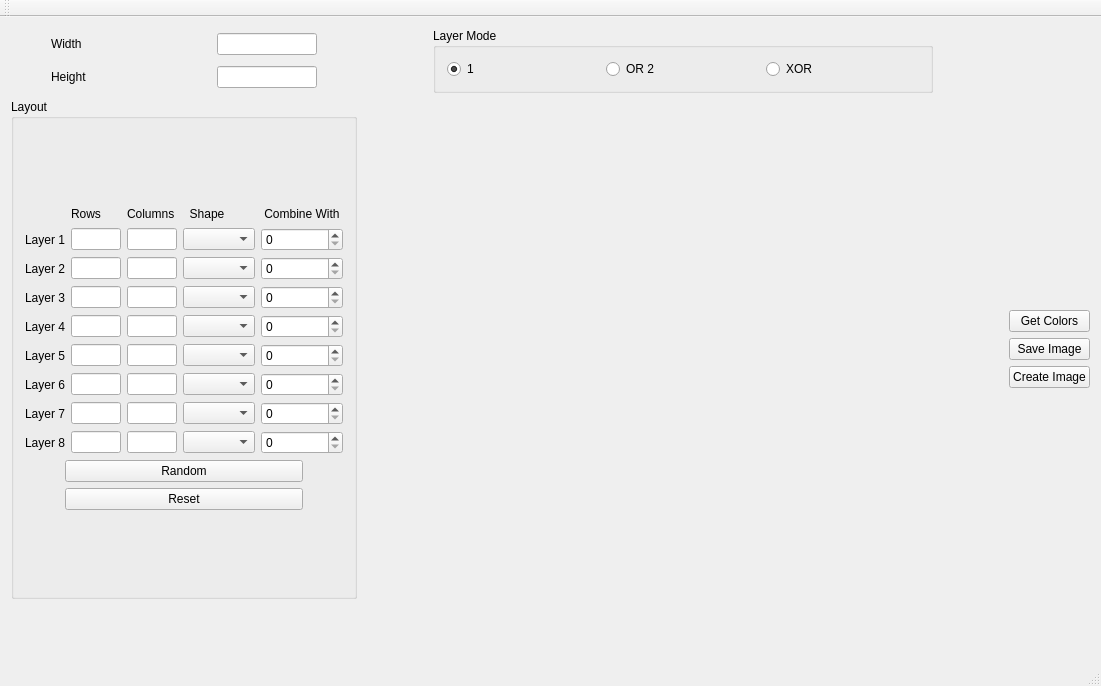
<?xml version="1.0" encoding="UTF-8"?>
<ui version="4.0">
 <class>MainWindow</class>
 <widget class="QMainWindow" name="MainWindow">
  <property name="geometry">
   <rect>
    <x>0</x>
    <y>0</y>
    <width>1101</width>
    <height>686</height>
   </rect>
  </property>
  <property name="windowTitle">
   <string>MainWindow</string>
  </property>
  <widget class="QWidget" name="centralWidget">
   <layout class="QGridLayout" name="gridLayout_10">
    <item row="0" column="0">
     <layout class="QGridLayout" name="gridLayout_9">
      <item row="0" column="0">
       <layout class="QGridLayout" name="gridLayout_8">
        <item row="0" column="4">
         <layout class="QHBoxLayout" name="horizontalLayout_4"/>
        </item>
        <item row="1" column="3">
         <spacer name="horizontalSpacer_4">
          <property name="orientation">
           <enum>Qt::Horizontal</enum>
          </property>
          <property name="sizeHint" stdset="0">
           <size>
            <width>40</width>
            <height>20</height>
           </size>
          </property>
         </spacer>
        </item>
        <item row="0" column="2">
         <widget class="QGroupBox" name="gb_lymode">
          <property name="title">
           <string>Layer Mode</string>
          </property>
          <layout class="QGridLayout" name="gridLayout_4">
           <item row="0" column="0">
            <layout class="QHBoxLayout" name="horizontalLayout_3">
             <item>
              <widget class="QRadioButton" name="rb_lyr_1">
               <property name="text">
                <string>1</string>
               </property>
               <property name="checked">
                <bool>true</bool>
               </property>
              </widget>
             </item>
             <item>
              <widget class="QRadioButton" name="rb_ly_or">
               <property name="text">
                <string>OR 2</string>
               </property>
              </widget>
             </item>
             <item>
              <widget class="QRadioButton" name="rb_ly_xor">
               <property name="text">
                <string>XOR</string>
               </property>
              </widget>
             </item>
            </layout>
           </item>
          </layout>
         </widget>
        </item>
        <item row="1" column="2">
         <widget class="QLabel" name="lbl_display">
          <property name="minimumSize">
           <size>
            <width>500</width>
            <height>500</height>
           </size>
          </property>
          <property name="text">
           <string/>
          </property>
         </widget>
        </item>
        <item row="1" column="4">
         <layout class="QVBoxLayout" name="verticalLayout_3">
          <item>
           <layout class="QGridLayout" name="gridLayout_7">
            <item row="0" column="0">
             <layout class="QVBoxLayout" name="verticalLayout_2">
              <item>
               <widget class="QPushButton" name="btn_get_clr">
                <property name="text">
                 <string>Get Colors</string>
                </property>
               </widget>
              </item>
              <item>
               <widget class="QPushButton" name="btn_save_img">
                <property name="text">
                 <string>Save Image</string>
                </property>
               </widget>
              </item>
              <item>
               <widget class="QPushButton" name="btn_create_img">
                <property name="text">
                 <string>Create Image</string>
                </property>
               </widget>
              </item>
             </layout>
            </item>
           </layout>
          </item>
          <item>
           <layout class="QHBoxLayout" name="horizontalLayout_5"/>
          </item>
         </layout>
        </item>
        <item row="1" column="1">
         <spacer name="horizontalSpacer_3">
          <property name="orientation">
           <enum>Qt::Horizontal</enum>
          </property>
          <property name="sizeHint" stdset="0">
           <size>
            <width>40</width>
            <height>20</height>
           </size>
          </property>
         </spacer>
        </item>
        <item row="1" column="0">
         <layout class="QVBoxLayout" name="verticalLayout_4">
          <item>
           <widget class="QGroupBox" name="gb_ly">
            <property name="title">
             <string>Layout</string>
            </property>
            <layout class="QGridLayout" name="gridLayout_5">
             <item row="0" column="0">
              <layout class="QGridLayout" name="gridLayout_2">
               <item row="0" column="0">
                <layout class="QGridLayout" name="gridLayout">
                 <item row="5" column="1">
                  <widget class="QLineEdit" name="le_r5">
                   <property name="sizePolicy">
                    <sizepolicy hsizetype="Expanding" vsizetype="Fixed">
                     <horstretch>0</horstretch>
                     <verstretch>0</verstretch>
                    </sizepolicy>
                   </property>
                   <property name="minimumSize">
                    <size>
                     <width>0</width>
                     <height>0</height>
                    </size>
                   </property>
                   <property name="maximumSize">
                    <size>
                     <width>50</width>
                     <height>16777215</height>
                    </size>
                   </property>
                  </widget>
                 </item>
                 <item row="1" column="4">
                  <widget class="QComboBox" name="comboBox"/>
                 </item>
                 <item row="4" column="4">
                  <widget class="QComboBox" name="comboBox_4"/>
                 </item>
                 <item row="6" column="1">
                  <widget class="QLineEdit" name="le_r6">
                   <property name="sizePolicy">
                    <sizepolicy hsizetype="Expanding" vsizetype="Fixed">
                     <horstretch>0</horstretch>
                     <verstretch>0</verstretch>
                    </sizepolicy>
                   </property>
                   <property name="minimumSize">
                    <size>
                     <width>0</width>
                     <height>0</height>
                    </size>
                   </property>
                   <property name="maximumSize">
                    <size>
                     <width>50</width>
                     <height>16777215</height>
                    </size>
                   </property>
                  </widget>
                 </item>
                 <item row="1" column="2">
                  <widget class="QLineEdit" name="le_c1">
                   <property name="sizePolicy">
                    <sizepolicy hsizetype="Expanding" vsizetype="Fixed">
                     <horstretch>0</horstretch>
                     <verstretch>0</verstretch>
                    </sizepolicy>
                   </property>
                   <property name="minimumSize">
                    <size>
                     <width>0</width>
                     <height>0</height>
                    </size>
                   </property>
                   <property name="maximumSize">
                    <size>
                     <width>50</width>
                     <height>16777215</height>
                    </size>
                   </property>
                  </widget>
                 </item>
                 <item row="2" column="1">
                  <widget class="QLineEdit" name="le_r2">
                   <property name="sizePolicy">
                    <sizepolicy hsizetype="Expanding" vsizetype="Fixed">
                     <horstretch>0</horstretch>
                     <verstretch>0</verstretch>
                    </sizepolicy>
                   </property>
                   <property name="minimumSize">
                    <size>
                     <width>0</width>
                     <height>0</height>
                    </size>
                   </property>
                   <property name="maximumSize">
                    <size>
                     <width>50</width>
                     <height>16777215</height>
                    </size>
                   </property>
                  </widget>
                 </item>
                 <item row="2" column="0">
                  <widget class="QLabel" name="lbl_layer2">
                   <property name="text">
                    <string>Layer 2</string>
                   </property>
                  </widget>
                 </item>
                 <item row="5" column="2">
                  <widget class="QLineEdit" name="le_c5">
                   <property name="sizePolicy">
                    <sizepolicy hsizetype="Expanding" vsizetype="Fixed">
                     <horstretch>0</horstretch>
                     <verstretch>0</verstretch>
                    </sizepolicy>
                   </property>
                   <property name="minimumSize">
                    <size>
                     <width>0</width>
                     <height>0</height>
                    </size>
                   </property>
                   <property name="maximumSize">
                    <size>
                     <width>50</width>
                     <height>16777215</height>
                    </size>
                   </property>
                  </widget>
                 </item>
                 <item row="6" column="4">
                  <widget class="QComboBox" name="comboBox_6"/>
                 </item>
                 <item row="3" column="1">
                  <widget class="QLineEdit" name="le_r3">
                   <property name="sizePolicy">
                    <sizepolicy hsizetype="Expanding" vsizetype="Fixed">
                     <horstretch>0</horstretch>
                     <verstretch>0</verstretch>
                    </sizepolicy>
                   </property>
                   <property name="minimumSize">
                    <size>
                     <width>0</width>
                     <height>0</height>
                    </size>
                   </property>
                   <property name="maximumSize">
                    <size>
                     <width>50</width>
                     <height>16777215</height>
                    </size>
                   </property>
                  </widget>
                 </item>
                 <item row="3" column="2">
                  <widget class="QLineEdit" name="le_c3">
                   <property name="sizePolicy">
                    <sizepolicy hsizetype="Expanding" vsizetype="Fixed">
                     <horstretch>0</horstretch>
                     <verstretch>0</verstretch>
                    </sizepolicy>
                   </property>
                   <property name="minimumSize">
                    <size>
                     <width>0</width>
                     <height>0</height>
                    </size>
                   </property>
                   <property name="maximumSize">
                    <size>
                     <width>50</width>
                     <height>16777215</height>
                    </size>
                   </property>
                  </widget>
                 </item>
                 <item row="4" column="0">
                  <widget class="QLabel" name="lbl_layer4">
                   <property name="text">
                    <string>Layer 4</string>
                   </property>
                  </widget>
                 </item>
                 <item row="2" column="2">
                  <widget class="QLineEdit" name="le_c2">
                   <property name="sizePolicy">
                    <sizepolicy hsizetype="Expanding" vsizetype="Fixed">
                     <horstretch>0</horstretch>
                     <verstretch>0</verstretch>
                    </sizepolicy>
                   </property>
                   <property name="minimumSize">
                    <size>
                     <width>0</width>
                     <height>0</height>
                    </size>
                   </property>
                   <property name="maximumSize">
                    <size>
                     <width>50</width>
                     <height>16777215</height>
                    </size>
                   </property>
                  </widget>
                 </item>
                 <item row="3" column="4">
                  <widget class="QComboBox" name="comboBox_3"/>
                 </item>
                 <item row="8" column="4">
                  <widget class="QComboBox" name="comboBox_8"/>
                 </item>
                 <item row="4" column="1">
                  <widget class="QLineEdit" name="le_r4">
                   <property name="sizePolicy">
                    <sizepolicy hsizetype="Expanding" vsizetype="Fixed">
                     <horstretch>0</horstretch>
                     <verstretch>0</verstretch>
                    </sizepolicy>
                   </property>
                   <property name="minimumSize">
                    <size>
                     <width>0</width>
                     <height>0</height>
                    </size>
                   </property>
                   <property name="maximumSize">
                    <size>
                     <width>50</width>
                     <height>16777215</height>
                    </size>
                   </property>
                  </widget>
                 </item>
                 <item row="0" column="1">
                  <widget class="QLabel" name="lbl_rows">
                   <property name="maximumSize">
                    <size>
                     <width>16777215</width>
                     <height>20</height>
                    </size>
                   </property>
                   <property name="text">
                    <string>Rows</string>
                   </property>
                  </widget>
                 </item>
                 <item row="7" column="0">
                  <widget class="QLabel" name="lbl_layer7">
                   <property name="text">
                    <string>Layer 7</string>
                   </property>
                  </widget>
                 </item>
                 <item row="5" column="0">
                  <widget class="QLabel" name="lbl_layer5">
                   <property name="text">
                    <string>Layer 5</string>
                   </property>
                  </widget>
                 </item>
                 <item row="1" column="0">
                  <widget class="QLabel" name="lbl_layer1">
                   <property name="text">
                    <string>Layer 1</string>
                   </property>
                  </widget>
                 </item>
                 <item row="7" column="4">
                  <widget class="QComboBox" name="comboBox_7"/>
                 </item>
                 <item row="5" column="4">
                  <widget class="QComboBox" name="comboBox_5"/>
                 </item>
                 <item row="1" column="1">
                  <widget class="QLineEdit" name="le_r1">
                   <property name="sizePolicy">
                    <sizepolicy hsizetype="Expanding" vsizetype="Fixed">
                     <horstretch>0</horstretch>
                     <verstretch>0</verstretch>
                    </sizepolicy>
                   </property>
                   <property name="minimumSize">
                    <size>
                     <width>0</width>
                     <height>0</height>
                    </size>
                   </property>
                   <property name="maximumSize">
                    <size>
                     <width>50</width>
                     <height>16777215</height>
                    </size>
                   </property>
                  </widget>
                 </item>
                 <item row="0" column="0">
                  <spacer name="sp_config_l">
                   <property name="orientation">
                    <enum>Qt::Horizontal</enum>
                   </property>
                   <property name="sizeType">
                    <enum>QSizePolicy::Preferred</enum>
                   </property>
                   <property name="sizeHint" stdset="0">
                    <size>
                     <width>33</width>
                     <height>17</height>
                    </size>
                   </property>
                  </spacer>
                 </item>
                 <item row="8" column="0">
                  <widget class="QLabel" name="lbl_layer8">
                   <property name="text">
                    <string>Layer 8</string>
                   </property>
                  </widget>
                 </item>
                 <item row="4" column="2">
                  <widget class="QLineEdit" name="le_c4">
                   <property name="sizePolicy">
                    <sizepolicy hsizetype="Expanding" vsizetype="Fixed">
                     <horstretch>0</horstretch>
                     <verstretch>0</verstretch>
                    </sizepolicy>
                   </property>
                   <property name="minimumSize">
                    <size>
                     <width>0</width>
                     <height>0</height>
                    </size>
                   </property>
                   <property name="maximumSize">
                    <size>
                     <width>50</width>
                     <height>16777215</height>
                    </size>
                   </property>
                  </widget>
                 </item>
                 <item row="6" column="2">
                  <widget class="QLineEdit" name="le_c6">
                   <property name="sizePolicy">
                    <sizepolicy hsizetype="Expanding" vsizetype="Fixed">
                     <horstretch>0</horstretch>
                     <verstretch>0</verstretch>
                    </sizepolicy>
                   </property>
                   <property name="minimumSize">
                    <size>
                     <width>0</width>
                     <height>0</height>
                    </size>
                   </property>
                   <property name="maximumSize">
                    <size>
                     <width>50</width>
                     <height>16777215</height>
                    </size>
                   </property>
                  </widget>
                 </item>
                 <item row="2" column="4">
                  <widget class="QComboBox" name="comboBox_2"/>
                 </item>
                 <item row="7" column="1">
                  <widget class="QLineEdit" name="le_r7">
                   <property name="sizePolicy">
                    <sizepolicy hsizetype="Expanding" vsizetype="Fixed">
                     <horstretch>0</horstretch>
                     <verstretch>0</verstretch>
                    </sizepolicy>
                   </property>
                   <property name="minimumSize">
                    <size>
                     <width>0</width>
                     <height>0</height>
                    </size>
                   </property>
                   <property name="maximumSize">
                    <size>
                     <width>50</width>
                     <height>16777215</height>
                    </size>
                   </property>
                  </widget>
                 </item>
                 <item row="6" column="0">
                  <widget class="QLabel" name="lbl_layer6">
                   <property name="text">
                    <string>Layer 6</string>
                   </property>
                  </widget>
                 </item>
                 <item row="3" column="0">
                  <widget class="QLabel" name="lbl_layer3">
                   <property name="text">
                    <string>Layer 3</string>
                   </property>
                  </widget>
                 </item>
                 <item row="8" column="1">
                  <widget class="QLineEdit" name="le_r8">
                   <property name="sizePolicy">
                    <sizepolicy hsizetype="Expanding" vsizetype="Fixed">
                     <horstretch>0</horstretch>
                     <verstretch>0</verstretch>
                    </sizepolicy>
                   </property>
                   <property name="minimumSize">
                    <size>
                     <width>0</width>
                     <height>0</height>
                    </size>
                   </property>
                   <property name="maximumSize">
                    <size>
                     <width>50</width>
                     <height>16777215</height>
                    </size>
                   </property>
                  </widget>
                 </item>
                 <item row="0" column="2">
                  <widget class="QLabel" name="lbl_columns">
                   <property name="maximumSize">
                    <size>
                     <width>16777215</width>
                     <height>20</height>
                    </size>
                   </property>
                   <property name="text">
                    <string>Columns</string>
                   </property>
                  </widget>
                 </item>
                 <item row="7" column="2">
                  <widget class="QLineEdit" name="le_c7">
                   <property name="sizePolicy">
                    <sizepolicy hsizetype="Expanding" vsizetype="Fixed">
                     <horstretch>0</horstretch>
                     <verstretch>0</verstretch>
                    </sizepolicy>
                   </property>
                   <property name="minimumSize">
                    <size>
                     <width>0</width>
                     <height>0</height>
                    </size>
                   </property>
                   <property name="maximumSize">
                    <size>
                     <width>50</width>
                     <height>16777215</height>
                    </size>
                   </property>
                  </widget>
                 </item>
                 <item row="8" column="2">
                  <widget class="QLineEdit" name="le_c8">
                   <property name="sizePolicy">
                    <sizepolicy hsizetype="Expanding" vsizetype="Fixed">
                     <horstretch>0</horstretch>
                     <verstretch>0</verstretch>
                    </sizepolicy>
                   </property>
                   <property name="minimumSize">
                    <size>
                     <width>0</width>
                     <height>0</height>
                    </size>
                   </property>
                   <property name="maximumSize">
                    <size>
                     <width>50</width>
                     <height>16777215</height>
                    </size>
                   </property>
                  </widget>
                 </item>
                 <item row="1" column="5">
                  <widget class="QSpinBox" name="spinBox_1"/>
                 </item>
                 <item row="2" column="5">
                  <widget class="QSpinBox" name="spinBox_2"/>
                 </item>
                 <item row="3" column="5">
                  <widget class="QSpinBox" name="spinBox_3"/>
                 </item>
                 <item row="4" column="5">
                  <widget class="QSpinBox" name="spinBox_4"/>
                 </item>
                 <item row="5" column="5">
                  <widget class="QSpinBox" name="spinBox_5"/>
                 </item>
                 <item row="6" column="5">
                  <widget class="QSpinBox" name="spinBox_6"/>
                 </item>
                 <item row="7" column="5">
                  <widget class="QSpinBox" name="spinBox_7"/>
                 </item>
                 <item row="8" column="5">
                  <widget class="QSpinBox" name="spinBox_8"/>
                 </item>
                 <item row="0" column="4">
                  <widget class="QLabel" name="label">
                   <property name="text">
                    <string>  Shape</string>
                   </property>
                  </widget>
                 </item>
                 <item row="0" column="5">
                  <widget class="QLabel" name="label_2">
                   <property name="text">
                    <string> Combine With </string>
                   </property>
                  </widget>
                 </item>
                </layout>
               </item>
               <item row="2" column="0">
                <layout class="QHBoxLayout" name="horizontalLayout">
                 <item>
                  <spacer name="sp_l">
                   <property name="orientation">
                    <enum>Qt::Horizontal</enum>
                   </property>
                   <property name="sizeType">
                    <enum>QSizePolicy::Preferred</enum>
                   </property>
                   <property name="sizeHint" stdset="0">
                    <size>
                     <width>40</width>
                     <height>20</height>
                    </size>
                   </property>
                  </spacer>
                 </item>
                 <item>
                  <widget class="QPushButton" name="btn_reset">
                   <property name="text">
                    <string>Reset</string>
                   </property>
                  </widget>
                 </item>
                 <item>
                  <spacer name="sp_r">
                   <property name="orientation">
                    <enum>Qt::Horizontal</enum>
                   </property>
                   <property name="sizeType">
                    <enum>QSizePolicy::Preferred</enum>
                   </property>
                   <property name="sizeHint" stdset="0">
                    <size>
                     <width>40</width>
                     <height>20</height>
                    </size>
                   </property>
                  </spacer>
                 </item>
                </layout>
               </item>
               <item row="1" column="0">
                <layout class="QHBoxLayout" name="horizontalLayout_2">
                 <item>
                  <spacer name="sp_l_2">
                   <property name="orientation">
                    <enum>Qt::Horizontal</enum>
                   </property>
                   <property name="sizeType">
                    <enum>QSizePolicy::Preferred</enum>
                   </property>
                   <property name="sizeHint" stdset="0">
                    <size>
                     <width>40</width>
                     <height>20</height>
                    </size>
                   </property>
                  </spacer>
                 </item>
                 <item>
                  <widget class="QPushButton" name="btn_random">
                   <property name="text">
                    <string>Random</string>
                   </property>
                  </widget>
                 </item>
                 <item>
                  <spacer name="sp_r_2">
                   <property name="orientation">
                    <enum>Qt::Horizontal</enum>
                   </property>
                   <property name="sizeType">
                    <enum>QSizePolicy::Preferred</enum>
                   </property>
                   <property name="sizeHint" stdset="0">
                    <size>
                     <width>40</width>
                     <height>20</height>
                    </size>
                   </property>
                  </spacer>
                 </item>
                </layout>
               </item>
              </layout>
             </item>
            </layout>
           </widget>
          </item>
         </layout>
        </item>
        <item row="0" column="0">
         <layout class="QHBoxLayout" name="horizontalLayout_6">
          <item>
           <spacer name="horizontalSpacer_2">
            <property name="orientation">
             <enum>Qt::Horizontal</enum>
            </property>
            <property name="sizeType">
             <enum>QSizePolicy::Preferred</enum>
            </property>
            <property name="sizeHint" stdset="0">
             <size>
              <width>40</width>
              <height>20</height>
             </size>
            </property>
           </spacer>
          </item>
          <item>
           <layout class="QGridLayout" name="gridLayout_3">
            <item row="0" column="0">
             <widget class="QLabel" name="lbl_img_wd">
              <property name="text">
               <string>Width</string>
              </property>
             </widget>
            </item>
            <item row="1" column="0">
             <widget class="QLabel" name="lbl_img_h">
              <property name="text">
               <string>Height</string>
              </property>
             </widget>
            </item>
            <item row="0" column="1">
             <widget class="QLineEdit" name="Width">
              <property name="minimumSize">
               <size>
                <width>100</width>
                <height>0</height>
               </size>
              </property>
              <property name="maximumSize">
               <size>
                <width>50</width>
                <height>16777215</height>
               </size>
              </property>
             </widget>
            </item>
            <item row="1" column="1">
             <widget class="QLineEdit" name="Height">
              <property name="minimumSize">
               <size>
                <width>100</width>
                <height>0</height>
               </size>
              </property>
              <property name="maximumSize">
               <size>
                <width>50</width>
                <height>16777215</height>
               </size>
              </property>
             </widget>
            </item>
           </layout>
          </item>
          <item>
           <spacer name="horizontalSpacer">
            <property name="orientation">
             <enum>Qt::Horizontal</enum>
            </property>
            <property name="sizeType">
             <enum>QSizePolicy::Preferred</enum>
            </property>
            <property name="sizeHint" stdset="0">
             <size>
              <width>40</width>
              <height>20</height>
             </size>
            </property>
           </spacer>
          </item>
         </layout>
        </item>
       </layout>
      </item>
      <item row="1" column="0">
       <spacer name="verticalSpacer">
        <property name="orientation">
         <enum>Qt::Vertical</enum>
        </property>
        <property name="sizeHint" stdset="0">
         <size>
          <width>20</width>
          <height>40</height>
         </size>
        </property>
       </spacer>
      </item>
     </layout>
    </item>
   </layout>
  </widget>
  <widget class="QMenuBar" name="menuBar">
   <property name="geometry">
    <rect>
     <x>0</x>
     <y>0</y>
     <width>1101</width>
     <height>19</height>
    </rect>
   </property>
  </widget>
  <widget class="QToolBar" name="mainToolBar">
   <attribute name="toolBarArea">
    <enum>TopToolBarArea</enum>
   </attribute>
   <attribute name="toolBarBreak">
    <bool>false</bool>
   </attribute>
  </widget>
  <widget class="QStatusBar" name="statusBar"/>
 </widget>
 <layoutdefault spacing="6" margin="11"/>
 <resources/>
 <connections/>
</ui>
